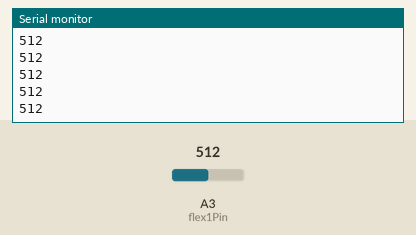
Bench run of a sketch on a simulated Arduino Uno, built with avr-gcc and run on an emulated ATmega328P. Parts: the last lines printed to the serial monitor. Inputs (shaded band) come from the test bench; at power-on: A3 (flex1Pin) = 512.

Above: at 1.2 s.
1.3 s: A3 (flex1Pin) set to 716
At 1.31 s:
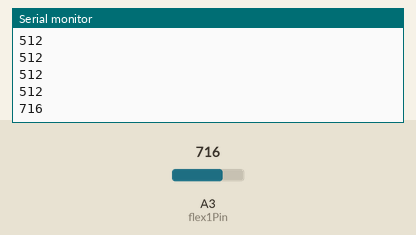
2.8 s: A3 (flex1Pin) set to 900
At 2.81 s:
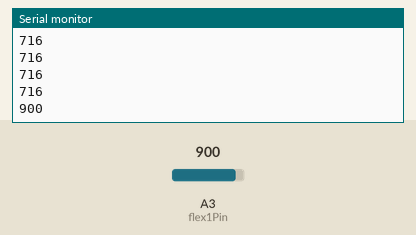
Timing chart, 0 to 5.8 s (numbered marks = the images above; inputs shaded):
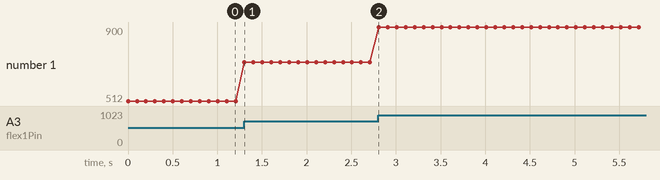

Measured:
- after the input at 1.3 s, the serial monitor: prints a new line at once (image 1)
- after the input at 2.8 s, the serial monitor: prints a new line at once (image 2)
- plotted number 1: 512 → 716 after the input at 1.3 s, 716 → 900 after the input at 2.8 s

The sketch:

MAIN.ino
```cpp
const int flex1Pin = A3;


void setup() {
  Serial.begin(115200);
}

void loop() {
  int flex1 = analogRead(flex1Pin);

  Serial.println(flex1);
  //Serial.print("\t");
  //Serial.println(flex2);

  delay(100);
}
```
